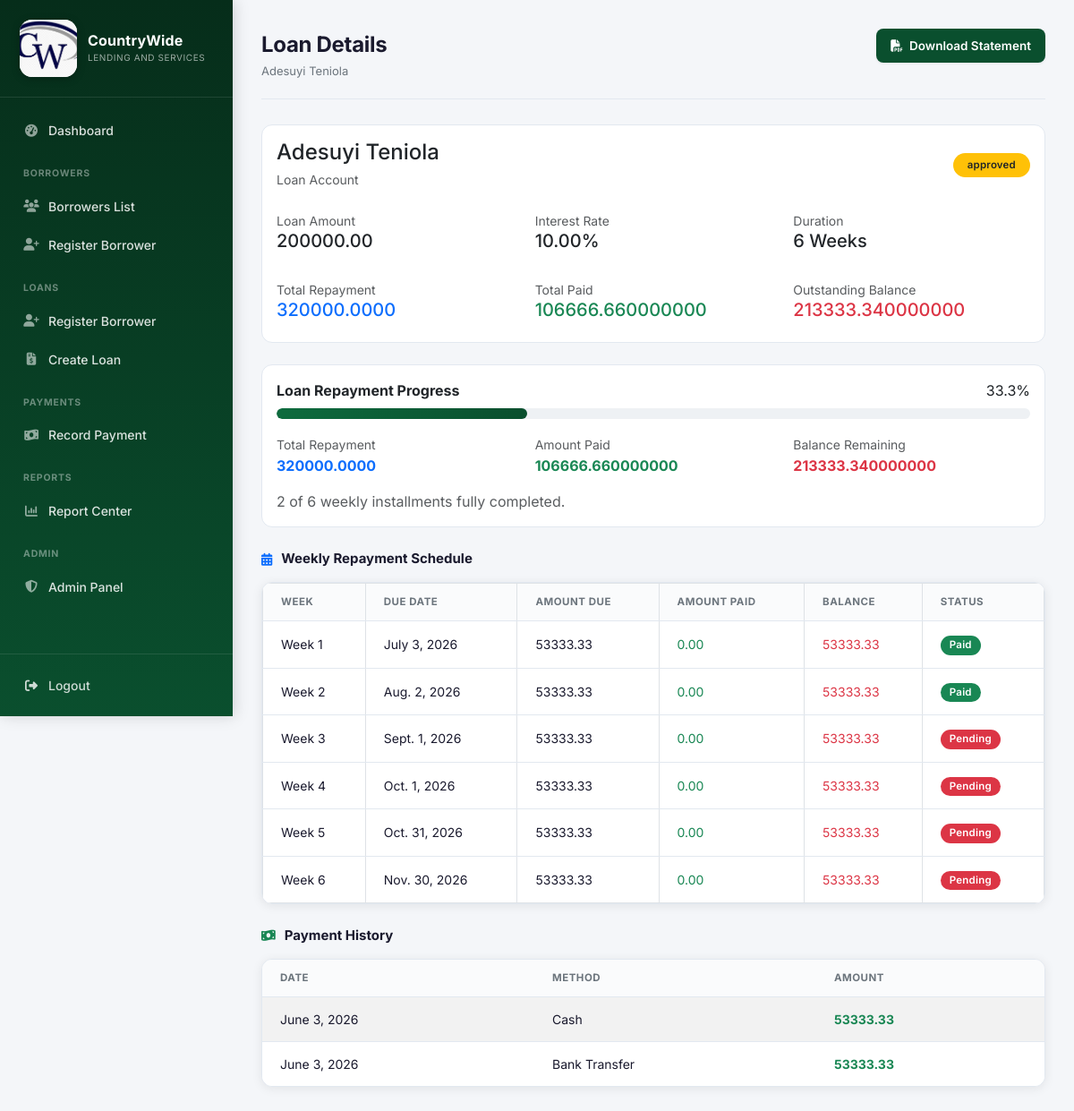
The page /loan/4/ (signed in) on the database its author committed.
### borrowers/models.py (models this page shows, shortened)
class Loan(models.Model):
    borrower = models.ForeignKey(
        'Borrower',
        on_delete=models.CASCADE,
        related_name='loans'
    )
    loan_amount = models.DecimalField(
        max_digits=12,
        decimal_places=2
    )
    interest_rate = models.DecimalField(
        max_digits=5,
        decimal_places=2
    )
    duration_weeks = models.PositiveIntegerField()
    start_date = models.DateField(
        auto_now_add=True
    )
    STATUS_CHOICES = [
        ('pending', 'Pending'),
        ('approved', 'Approved'),
        ('rejected', 'Rejected'),
        ('disbursed', 'Disbursed'),
        ('active', 'Active'),
        ('closed', 'Closed'),
    ]
    status = models.CharField(
        max_length=10,
        choices=STATUS_CHOICES,
        default='pending'
    )
    class Meta:
        ordering = ['-start_date']
    def total_repayment(self):
        interest = (
            self.loan_amount *
            self.interest_rate *
            self.duration_weeks
        ) / Decimal('100')
        return self.loan_amount + interest
    @property
    def total_paid(self):
        total = self.payments.aggregate(
            total=models.Sum('amount_paid')
        )['total']
        return total or Decimal('0.00')
    @property
    def balance(self):
        return self.total_repayment() - self.total_paid

class Borrower(models.Model):
    first_name = models.CharField(max_length=50)
    last_name = models.CharField(max_length=50)
    gender = models.CharField(max_length=10)
    phone = models.CharField(max_length=20)
    email = models.EmailField()
    address = models.TextField()
    city = models.CharField(max_length=50)
    state = models.CharField(max_length=50)
    occupation = models.CharField(max_length=100)
    next_of_kin_name = models.CharField(max_length=100)
    next_of_kin_phone = models.CharField(max_length=20)
    nin = models.CharField(max_length=50)
    bvn = models.CharField(max_length=50)
    bank_name = models.CharField(max_length=100)
    account_number = models.CharField(max_length=20)
    guarantor_name = models.CharField(max_length=100)
    guarantor_address = models.TextField()
    guarantor_phone = models.CharField(max_length=20)
    guarantor_occupation = models.CharField(max_length=100)
    borrower_photo = models.ImageField(upload_to='borrowers/')
    guarantor_photo = models.ImageField(upload_to='guarantors/')
    created_at = models.DateTimeField(auto_now_add=True)

class RepaymentSchedule(models.Model):
    loan = models.ForeignKey(
        Loan,
        on_delete=models.CASCADE,
        related_name='schedules'
    )
    installment_number = models.IntegerField()
    due_date = models.DateField()
    amount_due = models.DecimalField(
        max_digits=12,
        decimal_places=2
    )
    amount_paid = models.DecimalField(
        max_digits=12,
        decimal_places=2,
        default=0
    )
    STATUS_CHOICES = [
        ('pending', 'Pending'),
        ('partial', 'Partial'),
        ('paid', 'Paid'),
    ]
    status = models.CharField(
        max_length=10,
        choices=STATUS_CHOICES,
        default='pending'
    )
    @property
    def balance(self):
        return self.amount_due - self.amount_paid

class Payment(models.Model):
    loan = models.ForeignKey(
        Loan,
        on_delete=models.CASCADE,
        related_name="payments"
    )
    receipt_number = models.CharField(
        max_length=50,
        blank=True,
        null=True
    )
    amount_paid = models.DecimalField(
        max_digits=12,
        decimal_places=2
    )
    payment_date = models.DateField(
        auto_now_add=True
    )
    PAYMENT_METHOD = [
        ("cash", "Cash"),
        ("transfer", "Bank Transfer"),
        ("mobile", "Mobile Money"),
    ]
    method = models.CharField(
        max_length=20,
        choices=PAYMENT_METHOD,
        default="cash"
    )

### borrowers/views.py (the view)
@login_required
def loan_detail(request, loan_id):
    loan = get_object_or_404(
        Loan.objects.select_related("borrower"),
        id=loan_id
    )
    schedules = (
        RepaymentSchedule.objects
        .filter(loan=loan)
        .order_by("installment_number")
    )
    payments = (
        Payment.objects
        .filter(loan=loan)
        .order_by("-payment_date")
    )
    total_paid = loan.total_paid
    total_repayment = loan.total_repayment()
    balance = loan.balance
    total_installments = schedules.count()
    paid_installments = schedules.filter(status="paid").count()
    progress = 0
    if total_repayment > 0:
        progress = round(
            float((total_paid / total_repayment) * 100),
            1
        )
    progress = min(progress, 100)
    context = {
        "loan": loan,
        "schedules": schedules,
        "payments": payments,
        "total_paid": total_paid,
        "total_repayment": total_repayment,
        "balance": balance,
        "total_installments": total_installments,
        "paid_installments": paid_installments,
        "progress": progress,
    }
    return render(
        request,
        "borrowers/loan_detail.html",
        context,
    )

### borrowers/context_processors.py (called while the page is built)
def company_settings(request):
    company = CompanySettings.objects.first()
    return {
        "company": company,
        "currency": company.currency_symbol if company else "₦",
        "company_footer": company.report_footer if company else "",
    }

### borrowers/templatetags/roles.py (called while the page is built)
@register.filter
def is_manager(user):
    return user.is_superuser or user.groups.filter(name='Manager').exists()

@register.filter
def is_cashier(user):
    return user.groups.filter(name='Cashier').exists()

@register.filter
def is_loan_officer(user):
    return user.groups.filter(name='Loan Officer').exists()

@register.filter
def is_auditor(user):
    return user.groups.filter(name='Auditor').exists()

### borrowers/templates/borrowers/loan_detail.html
{% extends 'borrowers/base.html' %}
{% block content %}
<div class="container-fluid px-0">
    <div class="topbar">
        <div>
            <div class="page-title">Loan Details</div>
            <div style="font-size:13px;color:var(--text-muted);margin-top:2px;">
                {{ loan.borrower.first_name }} {{ loan.borrower.last_name }}
            </div>
        </div>
        <a href="{% url 'loan_statement_pdf' loan.id %}" class="btn btn-primary">
            <i class="fa-solid fa-file-pdf me-1"></i>
            Download Statement
        </a>
    </div>
    <div class="card mb-4">
        <div class="card-body">
            <div class="d-flex justify-content-between align-items-center mb-4">
                <div>
                    <h4 class="mb-1">{{ loan.borrower.first_name }} {{ loan.borrower.last_name }}</h4>
                    <small class="text-muted">Loan Account</small>
                </div>
                <div>
                    {% if loan.status == "active" %}
                        <span class="badge bg-success px-3 py-2">Active</span>
                    {% elif loan.status == "closed" %}
                        <span class="badge bg-secondary px-3 py-2">Closed</span>
                    {% else %}
                        <span class="badge bg-warning text-dark px-3 py-2">{{ loan.status }}</span>
                    {% endif %}
                </div>
            </div>
            <div class="row g-4">
                <div class="col-md-4">
                    <small class="text-muted d-block">Loan Amount</small>
                    <h5>{{ company.currency_symbol }}{{ loan.loan_amount }}</h5>
                </div>
                <div class="col-md-4">
                    <small class="text-muted d-block">Interest Rate</small>
                    <h5>{{ loan.interest_rate }}%</h5>
                </div>
                <div class="col-md-4">
                    <small class="text-muted d-block">Duration</small>
                    <h5>{{ loan.duration_weeks }} Weeks</h5>
                </div>
                <div class="col-md-4">
                    <small class="text-muted d-block">Total Repayment</small>
                    <h5 class="text-primary">{{ company.currency_symbol }}{{ total_repayment }}</h5>
                </div>
                <div class="col-md-4">
                    <small class="text-muted d-block">Total Paid</small>
                    <h5 class="text-success">{{ company.currency_symbol }}{{ total_paid }}</h5>
                </div>
                <div class="col-md-4">
                    <small class="text-muted d-block">Outstanding Balance</small>
                    <h5 class="text-danger">{{ company.currency_symbol }}{{ balance }}</h5>
                </div>
            </div>
        </div>
    </div>
    <div class="card mb-4">
        <div class="card-body">
            <div class="d-flex justify-content-between mb-2">
                <strong>Loan Repayment Progress</strong>
                <span>{{ progress }}%</span>
            </div>
            <div class="progress" style="height:12px;">
                <div class="progress-bar bg-success"
                    role="progressbar"
                    style="width:{{ progress }}%;"
                    aria-valuenow="{{ progress }}"
                    aria-valuemin="0"
                    aria-valuemax="100">
                </div>
            </div>
            <div class="row mt-3">
                <div class="col-md-4">
                    <small class="text-muted">Total Repayment</small>
                    <div class="fw-bold text-primary">{{ company.currency_symbol }}{{ total_repayment }}</div>
                </div>
                <div class="col-md-4">
                    <small class="text-muted">Amount Paid</small>
                    <div class="fw-bold text-success">{{ company.currency_symbol }}{{ total_paid }}</div>
                </div>
                <div class="col-md-4">
                    <small class="text-muted">Balance Remaining</small>
                    <div class="fw-bold text-danger">{{ company.currency_symbol }}{{ balance }}</div>
                </div>
            </div>
            <div class="mt-3 text-muted">
                {{ paid_installments }} of {{ total_installments }} weekly installments fully completed.
            </div>
        </div>
    </div>
    <div class="section-heading">
        <i class="fa-solid fa-calendar-days text-primary"></i>
        Weekly Repayment Schedule
    </div>
    <div class="table-card mb-4">
        <div class="table-responsive">
            <table class="table table-bordered table-hover">
                <thead>
                <tr>
                    <th>Week</th>
                    <th>Due Date</th>
                    <th>Amount Due</th>
                    <th>Amount Paid</th>
                    <th>Balance</th>
                    <th>Status</th>
                </tr>
                </thead>
                <tbody>
                    {% for schedule in schedules %}
                    <tr>
                        <td>Week {{ schedule.installment_number }}</td>
                        <td>{{ schedule.due_date }}</td>
                        <td>{{ company.currency_symbol }}{{ schedule.amount_due }}</td>
                        <td class="text-success">{{ company.currency_symbol }}{{ schedule.amount_paid }}</td>
                        <td class="text-danger">{{ company.currency_symbol }}{{ schedule.balance }}</td>
                        <td>
                            {% if schedule.status == "paid" %}
                                <span class="badge bg-success">Paid</span>
                            {% elif schedule.amount_paid > 0 %}
                                <span class="badge bg-warning text-dark">Partial</span>
                            {% else %}
                                <span class="badge bg-danger">Pending</span>
                            {% endif %}
                        </td>
                    </tr>
                    {% empty %}
                    <tr>
                        <td colspan="6" class="text-center text-muted py-4">
                            No repayment schedule found.
                        </td>
                    </tr>
                    {% endfor %}
                </tbody>
            </table>
        </div>
    </div>
    <div class="section-heading">
        <i class="fa-solid fa-money-bill-wave text-success"></i>
        Payment History
    </div>
    <div class="table-card">
        <div class="table-responsive">
            <table class="table table-striped">
                <thead>
                <tr>
                    <th>Date</th>
                    <th>Method</th>
                    <th>Amount</th>
                </tr>
                </thead>
                <tbody>
                    {% for payment in payments %}
                    <tr>
                        <td>{{ payment.payment_date }}</td>
                        <td>{{ payment.get_method_display }}</td>
                        <td class="text-success">
                            <strong>{{ company.currency_symbol }}{{ payment.amount_paid }}</strong>
                        </td>
                    </tr>
                    {% empty %}
                    <tr>
                        <td colspan="3" class="text-center text-muted py-4">
                            No payment history.
                        </td>
                    </tr>
                    {% endfor %}
                </tbody>
            </table>
        </div>
    </div>
</div>
{% endblock %}

### borrowers/templates/borrowers/base.html (style rules this page uses)
:root { --primary: #0a4f2e; --primary-light: #0e6b3e; --primary-dark: #062d1a; --accent: #c9a02a; --accent-light: #f0c93a; --danger: #c0392b; --sidebar-width: 260px; --bg: #f4f6f9; --card-bg: #ffffff; --text: #1a1a2e; --text-muted: #6c757d; --border: #e2e8f0; --shadow: 0 2px 12px rgba(0,0,0,0.08); --shadow-md: 0 4px 20px rgba(0,0,0,0.12); --radius: 12px; --radius-sm: 8px; --topbar-h: 56px; }
* { box-sizing: border-box; }
html { scroll-behavior: smooth; }
body { margin: 0; font-family: 'Inter', Arial, sans-serif; background: var(--bg); color: var(--text); display: flex; min-height: 100vh; -webkit-font-smoothing: antialiased; }
a { text-decoration: none; }
.topbar { display: flex; align-items: flex-start; justify-content: space-between; flex-wrap: wrap; gap: 16px; margin-bottom: 28px; padding-bottom: 20px; border-bottom: 1px solid var(--border); }
.page-title { font-size: 24px; font-weight: 700; color: var(--text); letter-spacing: -0.3px; }
.topbar .btn { border-radius: var(--radius-sm); font-size: 13.5px; font-weight: 600; padding: 9px 16px; border: none; box-shadow: 0 1px 3px rgba(0,0,0,0.08); transition: transform 0.15s ease, box-shadow 0.15s ease; }
.topbar .btn-primary { background: var(--primary); }
.table-card { background: var(--card-bg); border-radius: var(--radius); box-shadow: var(--shadow); border: 1px solid var(--border); overflow: hidden; margin-bottom: 24px; }
.table-card .table { margin-bottom: 0; }
.table-card .table thead th { font-size: 11.5px; text-transform: uppercase; letter-spacing: 0.5px; color: var(--text-muted); font-weight: 700; border-bottom: 1px solid var(--border); padding: 12px 20px; background: #fafbfc; }
.table-card .table tbody td { padding: 14px 20px; font-size: 14px; vertical-align: middle; border-bottom: 1px solid var(--border); color: var(--text); }
.table-card .table tbody tr:last-child td { border-bottom: none; }
.badge { font-weight: 600; font-size: 11.5px; padding: 5px 10px; border-radius: 20px; letter-spacing: 0.2px; }
.card { border-radius: var(--radius); border: 1px solid var(--border); }
.btn-primary { background: var(--primary); border-color: var(--primary); }
.section-heading { display: flex; align-items: center; gap: 10px; font-size: 15px; font-weight: 700; color: var(--text); margin: 4px 0 14px; }
.section-heading i { font-size: 14px; }
.progress { border-radius: 20px; background: #eef1f4; overflow: hidden; }
.progress-bar { border-radius: 20px; transition: width 0.4s ease; }
.progress-bar.bg-success { background: linear-gradient(90deg, var(--primary-light), var(--primary)) !important; }

### rows shown on the page
Loan: borrower.first_name "Adesuyi", borrower.last_name "Teniola", status "approved", loan_amount "200000.00", interest_rate "10.00", duration_weeks "6"
RepaymentSchedule: installment_number "1", due_date "July 3, 2026", amount_due "53333.33", amount_paid "0.00", balance "53333.33", status "Paid"
RepaymentSchedule: installment_number "2", due_date "Aug. 2, 2026", amount_due "53333.33", amount_paid "0.00", balance "53333.33", status "Paid"
RepaymentSchedule: installment_number "3", due_date "Sept. 1, 2026", amount_due "53333.33", amount_paid "0.00", balance "53333.33", status "Pending"
RepaymentSchedule: installment_number "4", due_date "Oct. 1, 2026", amount_due "53333.33", amount_paid "0.00", balance "53333.33", status "Pending"
RepaymentSchedule: installment_number "5", due_date "Oct. 31, 2026", amount_due "53333.33", amount_paid "0.00", balance "53333.33", status "Pending"
RepaymentSchedule: installment_number "6", due_date "Nov. 30, 2026", amount_due "53333.33", amount_paid "0.00", balance "53333.33", status "Pending"
Payment: payment_date "June 3, 2026", method "Cash", amount_paid "53333.33"
Payment: payment_date "June 3, 2026", method "Bank Transfer", amount_paid "53333.33"

### other values the page prints
{{ total_repayment }} "320000.0000"
{{ total_paid }} "106666.660000000"
{{ balance }} "213333.340000000"
{{ progress }} "33.3"
{{ paid_installments }} "2"
{{ total_installments }} "6"
